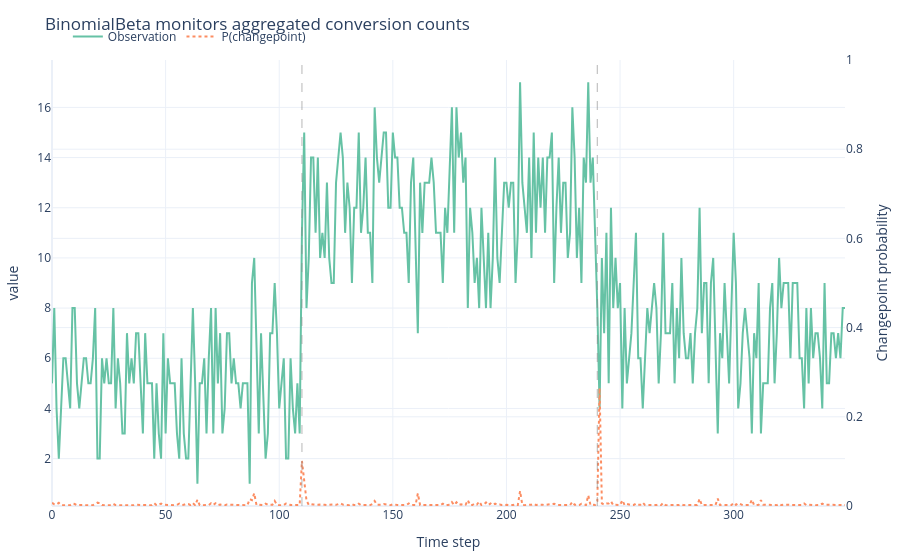

Notebook code for this chart:
### Markdown cell above
### BinomialBeta – aggregated successes out of \(n_{trials}\)

When raw binary events arrive in batches (e.g., 20 signups observed every
minute), ``BinomialBeta`` lets you feed the aggregated count while still
respecting the conjugate Beta-Binomial math. Specify ``n_trials`` to match the
number of opportunities per data point.

### Code cell
rng = np.random.default_rng(19)
lengths = [110, 130, 110]
probs = [0.25, 0.6, 0.35]
n_trials = 20
counts = []
cps = []
total = 0
for length, p in zip(lengths, probs):
    counts.append(rng.binomial(n_trials, p, size=length))
    total += length
    cps.append(total)
cps = cps[:-1]
counts = np.concatenate(counts)
binom_model = BinomialBeta(alpha0=1.0, beta0=1.0, n_trials=n_trials)
binom_hazard = ConstantHazard(lambda_=140)
binom_results = run_bocpd_series(counts, binom_model, binom_hazard)
fig = plot_series_with_cp(
    binom_results,
    value_col="value",
    cp_prob_col="cp_prob",
    changepoints=cps,
    title="BinomialBeta monitors aggregated conversion counts",
)
fig

### Figure 1 — Plotly figure (JSON) as saved in the notebook; plotly's stock layout.template omitted (floating-point values rounded to 4 significant figures; data arrays with more than 128 entries replaced by an {"elided": "..."} marker saying what was removed)
{"data": [{"line": {"color": "rgb(102,194,165)", "width": 2}, "mode": "lines", "name": "Observation", "type": "scatter", "x": {"elided": "350 int values"}, "y": {"elided": "350 int values"}}, {"line": {"color": "rgb(252,141,98)", "dash": "dot", "width": 2}, "mode": "lines", "name": "P(changepoint)", "type": "scatter", "x": {"elided": "350 int values"}, "y": {"elided": "350 float values"}, "yaxis": "y2"}], "layout": {"autosize": true, "legend": {"orientation": "h", "x": 0.02, "y": 1.02, "yanchor": "bottom"}, "margin": {"b": 40, "l": 40, "r": 40, "t": 60}, "shapes": [{"line": {"color": "#888", "dash": "dash", "width": 1.2}, "opacity": 0.5, "type": "line", "x0": 110, "x1": 110, "xref": "x", "y0": 0, "y1": 1, "yref": "y domain"}, {"line": {"color": "#888", "dash": "dash", "width": 1.2}, "opacity": 0.5, "type": "line", "x0": 240, "x1": 240, "xref": "x", "y0": 0, "y1": 1, "yref": "y domain"}], "title": {"text": "BinomialBeta monitors aggregated conversion counts"}, "xaxis": {"autorange": true, "range": [0, 349], "title": {"text": "Time step"}, "type": "linear"}, "yaxis": {"autorange": true, "range": [0.1111, 17.89], "title": {"text": "value"}, "type": "linear"}, "yaxis2": {"overlaying": "y", "range": [0, 1], "side": "right", "title": {"text": "Changepoint probability"}, "type": "linear"}}}
